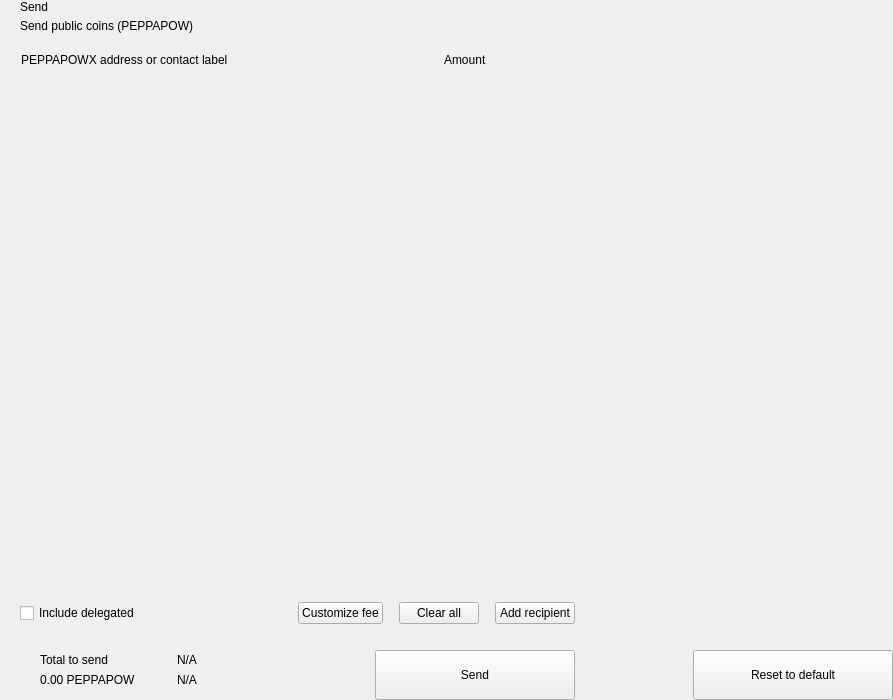
<?xml version="1.0" encoding="UTF-8"?>
<ui version="4.0">
 <class>send</class>
 <widget class="QWidget" name="send">
  <property name="geometry">
   <rect>
    <x>0</x>
    <y>0</y>
    <width>893</width>
    <height>700</height>
   </rect>
  </property>
  <property name="windowTitle">
   <string>Form</string>
  </property>
  <layout class="QHBoxLayout" name="horizontalLayout_2" stretch="2,1">
   <property name="spacing">
    <number>0</number>
   </property>
   <property name="leftMargin">
    <number>0</number>
   </property>
   <property name="topMargin">
    <number>0</number>
   </property>
   <property name="rightMargin">
    <number>0</number>
   </property>
   <property name="bottomMargin">
    <number>0</number>
   </property>
   <item>
    <widget class="QWidget" name="left" native="true">
     <layout class="QVBoxLayout" name="verticalLayout_3">
      <property name="spacing">
       <number>0</number>
      </property>
      <property name="leftMargin">
       <number>0</number>
      </property>
      <property name="topMargin">
       <number>0</number>
      </property>
      <property name="rightMargin">
       <number>0</number>
      </property>
      <property name="bottomMargin">
       <number>0</number>
      </property>
      <item>
       <layout class="QVBoxLayout" name="verticalLayout_22" stretch="0,0,0,1,0,0,0,0">
        <property name="spacing">
         <number>0</number>
        </property>
        <item>
         <layout class="QHBoxLayout" name="horizontalLayout_3">
          <property name="spacing">
           <number>0</number>
          </property>
          <property name="leftMargin">
           <number>20</number>
          </property>
          <property name="rightMargin">
           <number>20</number>
          </property>
          <item>
           <layout class="QVBoxLayout" name="verticalLayout">
            <property name="spacing">
             <number>5</number>
            </property>
            <item>
             <widget class="QLabel" name="labelTitle">
              <property name="text">
               <string>Send</string>
              </property>
              <property name="alignment">
               <set>Qt::AlignLeading|Qt::AlignLeft|Qt::AlignVCenter</set>
              </property>
             </widget>
            </item>
            <item>
             <widget class="QLabel" name="labelSubtitle1">
              <property name="text">
               <string>Send public coins (PEPPAPOW)</string>
              </property>
             </widget>
            </item>
           </layout>
          </item>
          <item>
           <spacer name="horizontalSpacer">
            <property name="orientation">
             <enum>Qt::Horizontal</enum>
            </property>
            <property name="sizeHint" stdset="0">
             <size>
              <width>40</width>
              <height>20</height>
             </size>
            </property>
           </spacer>
          </item>
         </layout>
        </item>
        <item>
         <spacer name="verticalSpacer_2">
          <property name="orientation">
           <enum>Qt::Vertical</enum>
          </property>
          <property name="sizeType">
           <enum>QSizePolicy::Fixed</enum>
          </property>
          <property name="sizeHint" stdset="0">
           <size>
            <width>20</width>
            <height>20</height>
           </size>
          </property>
         </spacer>
        </item>
        <item>
         <layout class="QHBoxLayout" name="horizontalLayout" stretch="6,0,2">
          <property name="spacing">
           <number>0</number>
          </property>
          <property name="leftMargin">
           <number>10</number>
          </property>
          <property name="topMargin">
           <number>0</number>
          </property>
          <property name="rightMargin">
           <number>20</number>
          </property>
          <property name="bottomMargin">
           <number>0</number>
          </property>
          <item>
           <widget class="QLabel" name="labelSubtitleAddress">
            <property name="styleSheet">
             <string notr="true">margin-left:8px;</string>
            </property>
            <property name="text">
             <string>PEPPAPOWX address or contact label</string>
            </property>
           </widget>
          </item>
          <item>
           <spacer name="horizontalSpacer_3">
            <property name="orientation">
             <enum>Qt::Horizontal</enum>
            </property>
            <property name="sizeType">
             <enum>QSizePolicy::Fixed</enum>
            </property>
            <property name="sizeHint" stdset="0">
             <size>
              <width>40</width>
              <height>1</height>
             </size>
            </property>
           </spacer>
          </item>
          <item>
           <widget class="QLabel" name="labelSubtitleAmount">
            <property name="text">
             <string>Amount</string>
            </property>
           </widget>
          </item>
         </layout>
        </item>
        <item>
         <widget class="QScrollArea" name="scrollArea">
          <property name="minimumSize">
           <size>
            <width>0</width>
            <height>350</height>
           </size>
          </property>
          <property name="styleSheet">
           <string notr="true">#scrollArea {
            background:transparent;
            margin-top:10px;
}</string>
          </property>
          <property name="horizontalScrollBarPolicy">
           <enum>Qt::ScrollBarAlwaysOff</enum>
          </property>
          <property name="sizeAdjustPolicy">
           <enum>QAbstractScrollArea::AdjustIgnored</enum>
          </property>
          <property name="widgetResizable">
           <bool>true</bool>
          </property>
          <property name="alignment">
           <set>Qt::AlignLeading|Qt::AlignLeft|Qt::AlignTop</set>
          </property>
          <widget class="QWidget" name="scrollAreaWidgetContents">
           <property name="geometry">
            <rect>
             <x>0</x>
             <y>0</y>
             <width>591</width>
             <height>16</height>
            </rect>
           </property>
           <property name="sizePolicy">
            <sizepolicy hsizetype="Preferred" vsizetype="Maximum">
             <horstretch>0</horstretch>
             <verstretch>0</verstretch>
            </sizepolicy>
           </property>
           <property name="autoFillBackground">
            <bool>false</bool>
           </property>
           <property name="styleSheet">
            <string notr="true">#scrollAreaWidgetContents {
             background:transparent;
             }</string>
           </property>
           <layout class="QVBoxLayout" name="verticalLayout_7">
            <property name="spacing">
             <number>0</number>
            </property>
            <property name="sizeConstraint">
             <enum>QLayout::SetDefaultConstraint</enum>
            </property>
            <property name="leftMargin">
             <number>0</number>
            </property>
            <property name="topMargin">
             <number>0</number>
            </property>
            <property name="rightMargin">
             <number>0</number>
            </property>
            <property name="bottomMargin">
             <number>0</number>
            </property>
           </layout>
          </widget>
         </widget>
        </item>
        <item>
         <spacer name="verticalSpacer_4">
          <property name="orientation">
           <enum>Qt::Vertical</enum>
          </property>
          <property name="sizeType">
           <enum>QSizePolicy::Fixed</enum>
          </property>
          <property name="sizeHint" stdset="0">
           <size>
            <width>20</width>
            <height>20</height>
           </size>
          </property>
         </spacer>
        </item>
        <item>
         <layout class="QHBoxLayout" name="horizontalLayout_20">
          <property name="spacing">
           <number>6</number>
          </property>
          <property name="leftMargin">
           <number>20</number>
          </property>
          <property name="rightMargin">
           <number>20</number>
          </property>
          <item>
           <widget class="QCheckBox" name="checkBoxDelegations">
            <property name="layoutDirection">
             <enum>Qt::LeftToRight</enum>
            </property>
            <property name="text">
             <string>Include delegated</string>
            </property>
           </widget>
          </item>
          <item>
           <spacer name="horizontalSpacer_4">
            <property name="orientation">
             <enum>Qt::Horizontal</enum>
            </property>
            <property name="sizeHint" stdset="0">
             <size>
              <width>10</width>
              <height>20</height>
             </size>
            </property>
           </spacer>
          </item>
          <item>
           <widget class="QPushButton" name="pushButtonFee">
            <property name="focusPolicy">
             <enum>Qt::NoFocus</enum>
            </property>
            <property name="text">
             <string>Customize fee</string>
            </property>
           </widget>
          </item>
          <item>
           <spacer name="horizontalSpacer_11">
            <property name="orientation">
             <enum>Qt::Horizontal</enum>
            </property>
            <property name="sizeType">
             <enum>QSizePolicy::Minimum</enum>
            </property>
            <property name="sizeHint" stdset="0">
             <size>
              <width>10</width>
              <height>20</height>
             </size>
            </property>
           </spacer>
          </item>
          <item>
           <widget class="QPushButton" name="pushButtonClear">
            <property name="focusPolicy">
             <enum>Qt::NoFocus</enum>
            </property>
            <property name="layoutDirection">
             <enum>Qt::RightToLeft</enum>
            </property>
            <property name="text">
             <string>Clear all</string>
            </property>
           </widget>
          </item>
          <item>
           <spacer name="horizontalSpacer_6">
            <property name="orientation">
             <enum>Qt::Horizontal</enum>
            </property>
            <property name="sizeType">
             <enum>QSizePolicy::Fixed</enum>
            </property>
            <property name="sizeHint" stdset="0">
             <size>
              <width>10</width>
              <height>20</height>
             </size>
            </property>
           </spacer>
          </item>
          <item>
           <widget class="QPushButton" name="pushButtonAddRecipient">
            <property name="focusPolicy">
             <enum>Qt::NoFocus</enum>
            </property>
            <property name="text">
             <string>Add recipient</string>
            </property>
           </widget>
          </item>
         </layout>
        </item>
        <item>
         <spacer name="verticalSpacer">
          <property name="orientation">
           <enum>Qt::Vertical</enum>
          </property>
          <property name="sizeType">
           <enum>QSizePolicy::Fixed</enum>
          </property>
          <property name="sizeHint" stdset="0">
           <size>
            <width>20</width>
            <height>16</height>
           </size>
          </property>
         </spacer>
        </item>
        <item>
         <layout class="QHBoxLayout" name="horizontalLayout_7">
          <property name="rightMargin">
           <number>20</number>
          </property>
          <item>
           <layout class="QHBoxLayout" name="horizontalLayout_10">
            <property name="spacing">
             <number>0</number>
            </property>
            <property name="leftMargin">
             <number>8</number>
            </property>
            <item>
             <widget class="QStackedWidget" name="stackedWidget">
              <property name="minimumSize">
               <size>
                <width>0</width>
                <height>60</height>
               </size>
              </property>
              <property name="maximumSize">
               <size>
                <width>16777215</width>
                <height>60</height>
               </size>
              </property>
              <widget class="QWidget" name="page1">
               <layout class="QVBoxLayout" name="verticalLayout_71" stretch="0">
                <property name="spacing">
                 <number>6</number>
                </property>
                <property name="leftMargin">
                 <number>12</number>
                </property>
                <property name="topMargin">
                 <number>0</number>
                </property>
                <property name="rightMargin">
                 <number>0</number>
                </property>
                <property name="bottomMargin">
                 <number>0</number>
                </property>
                <item>
                 <widget class="QWidget" name="coinWidget" native="true">
                  <property name="minimumSize">
                   <size>
                    <width>0</width>
                    <height>60</height>
                   </size>
                  </property>
                  <property name="maximumSize">
                   <size>
                    <width>16777215</width>
                    <height>60</height>
                   </size>
                  </property>
                  <layout class="QHBoxLayout" name="horizontalLayout_9">
                   <property name="spacing">
                    <number>0</number>
                   </property>
                   <property name="leftMargin">
                    <number>20</number>
                   </property>
                   <property name="topMargin">
                    <number>10</number>
                   </property>
                   <property name="rightMargin">
                    <number>20</number>
                   </property>
                   <property name="bottomMargin">
                    <number>10</number>
                   </property>
                   <item>
                    <layout class="QVBoxLayout" name="verticalSend">
                     <property name="spacing">
                      <number>0</number>
                     </property>
                     <item>
                      <widget class="QLabel" name="labelTitleTotalSend">
                       <property name="text">
                        <string>Total to send</string>
                       </property>
                      </widget>
                     </item>
                     <item>
                      <widget class="QLabel" name="labelAmountSend">
                       <property name="text">
                        <string notr="true">0.00 PEPPAPOW</string>
                       </property>
                      </widget>
                     </item>
                    </layout>
                   </item>
                   <item>
                    <spacer name="horizontalSpacer_9">
                     <property name="orientation">
                      <enum>Qt::Horizontal</enum>
                     </property>
                     <property name="sizeType">
                      <enum>QSizePolicy::Fixed</enum>
                     </property>
                     <property name="sizeHint" stdset="0">
                      <size>
                       <width>20</width>
                       <height>20</height>
                      </size>
                     </property>
                    </spacer>
                   </item>
                   <item>
                    <widget class="QLabel" name="labelLine">
                     <property name="minimumSize">
                      <size>
                       <width>1</width>
                       <height>0</height>
                      </size>
                     </property>
                     <property name="maximumSize">
                      <size>
                       <width>1</width>
                       <height>16777215</height>
                      </size>
                     </property>
                     <property name="text">
                      <string/>
                     </property>
                    </widget>
                   </item>
                   <item>
                    <spacer name="horizontalSpacer_10">
                     <property name="orientation">
                      <enum>Qt::Horizontal</enum>
                     </property>
                     <property name="sizeType">
                      <enum>QSizePolicy::Fixed</enum>
                     </property>
                     <property name="sizeHint" stdset="0">
                      <size>
                       <width>20</width>
                       <height>20</height>
                      </size>
                     </property>
                    </spacer>
                   </item>
                   <item>
                    <layout class="QVBoxLayout" name="verticalRemaining">
                     <property name="spacing">
                      <number>0</number>
                     </property>
                     <item>
                      <widget class="QLabel" name="labelTitleTotalRemaining">
                       <property name="text">
                        <string notr="true">N/A</string>
                       </property>
                      </widget>
                     </item>
                     <item>
                      <widget class="QLabel" name="labelAmountRemaining">
                       <property name="text">
                        <string notr="true">N/A</string>
                       </property>
                      </widget>
                     </item>
                    </layout>
                   </item>
                  </layout>
                 </widget>
                </item>
               </layout>
              </widget>
              <widget class="QWidget" name="page_2"/>
             </widget>
            </item>
           </layout>
          </item>
          <item>
           <spacer name="horizontalSpacer_5">
            <property name="orientation">
             <enum>Qt::Horizontal</enum>
            </property>
            <property name="sizeType">
             <enum>QSizePolicy::Expanding</enum>
            </property>
            <property name="sizeHint" stdset="0">
             <size>
              <width>40</width>
              <height>20</height>
             </size>
            </property>
           </spacer>
          </item>
          <item alignment="Qt::AlignBottom">
           <widget class="QPushButton" name="pushButtonSave">
            <property name="minimumSize">
             <size>
              <width>200</width>
              <height>50</height>
             </size>
            </property>
            <property name="maximumSize">
             <size>
              <width>200</width>
              <height>50</height>
             </size>
            </property>
            <property name="focusPolicy">
             <enum>Qt::NoFocus</enum>
            </property>
            <property name="text">
             <string>Send</string>
            </property>
           </widget>
          </item>
         </layout>
        </item>
       </layout>
      </item>
     </layout>
    </widget>
   </item>
   <item>
    <widget class="QWidget" name="right" native="true">
     <layout class="QVBoxLayout" name="verticalLayout_5">
      <property name="leftMargin">
       <number>0</number>
      </property>
      <property name="topMargin">
       <number>0</number>
      </property>
      <property name="rightMargin">
       <number>0</number>
      </property>
      <property name="bottomMargin">
       <number>0</number>
      </property>
      <item>
       <layout class="QVBoxLayout" name="verticalLayout_4">
        <property name="spacing">
         <number>6</number>
        </property>
        <item>
         <widget class="OptionButton" name="btnCoinControl" native="true">
          <property name="minimumSize">
           <size>
            <width>0</width>
            <height>50</height>
           </size>
          </property>
         </widget>
        </item>
        <item>
         <widget class="OptionButton" name="btnChangeAddress" native="true">
          <property name="minimumSize">
           <size>
            <width>0</width>
            <height>50</height>
           </size>
          </property>
         </widget>
        </item>
        <item>
         <widget class="OptionButton" name="btnUri" native="true">
          <property name="minimumSize">
           <size>
            <width>0</width>
            <height>50</height>
           </size>
          </property>
         </widget>
        </item>
        <item>
         <spacer name="verticalSpacer_5">
          <property name="orientation">
           <enum>Qt::Vertical</enum>
          </property>
          <property name="sizeHint" stdset="0">
           <size>
            <width>20</width>
            <height>40</height>
           </size>
          </property>
         </spacer>
        </item>
        <item>
         <layout class="QHBoxLayout" name="horizontalLayout_8">
          <item>
           <spacer name="horizontalSpacer_7">
            <property name="orientation">
             <enum>Qt::Horizontal</enum>
            </property>
            <property name="sizeHint" stdset="0">
             <size>
              <width>40</width>
              <height>20</height>
             </size>
            </property>
           </spacer>
          </item>
          <item>
           <widget class="QPushButton" name="pushButtonReset">
            <property name="minimumSize">
             <size>
              <width>200</width>
              <height>50</height>
             </size>
            </property>
            <property name="maximumSize">
             <size>
              <width>200</width>
              <height>50</height>
             </size>
            </property>
            <property name="focusPolicy">
             <enum>Qt::NoFocus</enum>
            </property>
            <property name="text">
             <string>Reset to default</string>
            </property>
           </widget>
          </item>
         </layout>
        </item>
       </layout>
      </item>
     </layout>
    </widget>
   </item>
  </layout>
 </widget>
 <customwidgets>
  <customwidget>
   <class>OptionButton</class>
   <extends>QWidget</extends>
   <header>qt/peppapow/optionbutton.h</header>
   <container>1</container>
  </customwidget>
 </customwidgets>
 <resources/>
 <connections/>
</ui>
